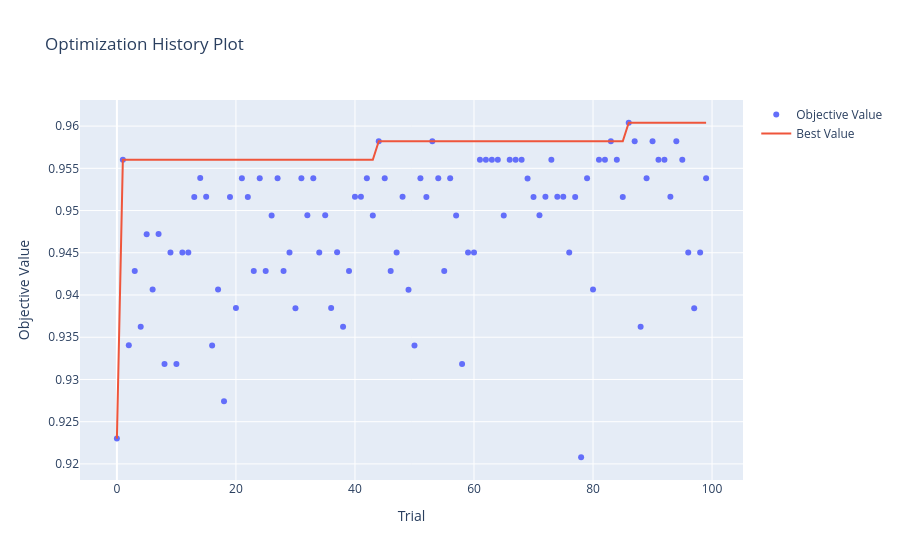

The notebook cell saved with this chart:
### Code cell
optuna.visualization.plot_optimization_history(study_rf_100)
